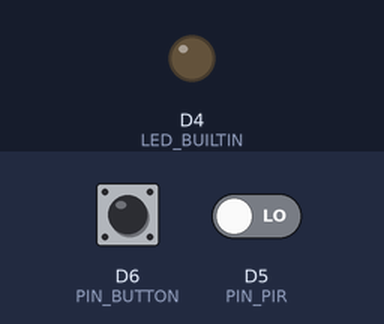
Recording of a program running on a simulated ESP8266 (Wemos D1 mini). On the bench: output pins drawn as LEDs (lit = HIGH, except the on-board LED, lit = LOW). Dashed ring = blinking. The inputs (shaded band) are chosen by the test bench; at power-on: D5 (PIN_PIR) LOW, D6 (PIN_BUTTON) HIGH.

Above: at 1.2 s.
1.3 s: D5 (PIN_PIR) driven HIGH
At 4.2 s:
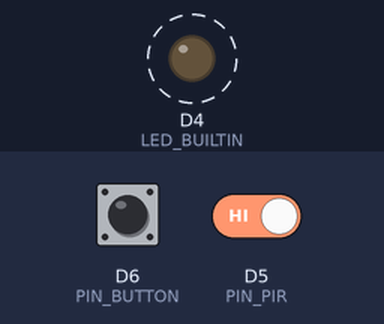
4.3 s: D6 (PIN_BUTTON) pulled LOW for 0.15 s
At 5.1 s:
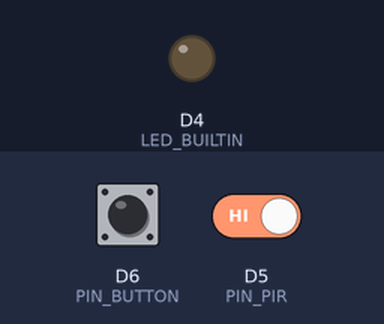
5.9 s: D6 (PIN_BUTTON) pulled LOW for 1 s
At 9.8 s:
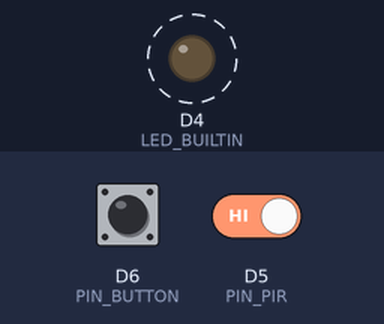
9.9 s: D6 (PIN_BUTTON) pulled LOW for 3.2 s
At 10.4 s:
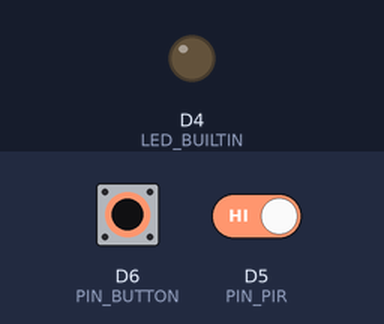
Timing chart, 0 to 12.9 s (numbered marks = the images above; inputs shaded):
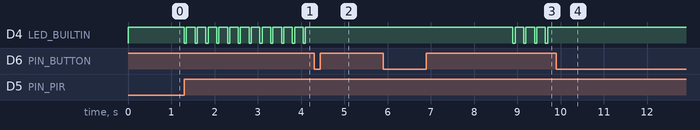

Measured:
- after the input at 1.3 s, D4 (LED_BUILTIN): alternates HIGH for 0.20 s and LOW for 0.05 s, starting at once
- after the input at 4.3 s, D4 (LED_BUILTIN): stops changing and stays HIGH
- after the input at 5.9 s, D4 (LED_BUILTIN): alternates HIGH for 0.20 s and LOW for 0.05 s, starting after 3.0 s
- after the input at 9.9 s, D4 (LED_BUILTIN): stops changing and stays HIGH

The program:

main.cpp
```cpp
// COMP-10184 – Mohawk College
// IoT Project #1 - Alarm System
//
// ------------------------------------------------
// I have completed stage 5 of the requirements.
// ------------------------------------------------
// Demonstrates a real-world application for an IoT device which acts as a motion sensor alarm.
// When motion is detected, the alarm goes into a countdown mode for 10 seconds and if the
// button is pressed within that time the alarm is disabled, otherwise the alarm will activate.
// After disabling, the button can be pressed once again to re-enable the alarm after a short delay.
//
// @author  Robert Zaranek
// @id      001161598
//
// I, Robert Zaranek, 001161598 certify that this material is my original work.
// No other person's work has been used without due acknowledgement.

#include <Arduino.h>

// digital input pin definitions
#define PIN_PIR D5
#define PIN_BUTTON D6

// Flipped boolean for use with IO devices for better readability
#define ACTIVATED false

// The amount of quarter seconds in 10 seconds (4*10)
#define TEN_SECONDS_FOUR_BLINKS_PER_SECOND 40

// Grace period before starting PIR sensor again
#define BUTTON_DELAY 3000

// The amount of ms the light is on during a blink interval
#define LIGHT_ON_DELAY 50

// The amount of ms the light is off during a blink interval
#define LIGHT_OFF_DELAY 200

// define all possible alarm states.
#define ALARM_DISABLED 0
#define ALARM_ENABLE 1
#define ALARM_COUNTDOWN 2
#define ALARM_ACTIVE 3


// An int value representing the current state of the alarm application
int iAlarmState = ALARM_ENABLE;

// Flag for activating the button only once after it is pressed
bool bIsButtonPressed = false;

// Flag to activate console logging
bool bDebugMode = false;

// *************************************************************
/// @brief Toggles the alarm state between enabled and disabled after the button is pressed.
/// @param bButton The state of the button input
void toggleAlarmStateWithButton(bool bButton) {
  if (bButton == ACTIVATED && !bIsButtonPressed) {
    bIsButtonPressed = true;
    if (iAlarmState == ALARM_ENABLE) {
      iAlarmState = ALARM_DISABLED;
      if (bDebugMode) Serial.println("Alarm Disabled(2)!");
    } else if (iAlarmState == ALARM_DISABLED) {
      iAlarmState = ALARM_ENABLE;
      if (bDebugMode) Serial.println("Alarm Enabled!");
      delay(BUTTON_DELAY);
    }
  } else if (bButton != ACTIVATED) {
    bIsButtonPressed = false;
  }
}

/// @brief Begins the alarm countdown while allowing for the button to be pressed to disable the alarm.
void alarmCountdown() {
  bIsButtonPressed = false;
  iAlarmState = ALARM_COUNTDOWN;
  if (bDebugMode) Serial.println("Countdown Started!");

  for (int i = 0; i < TEN_SECONDS_FOUR_BLINKS_PER_SECOND; i++) {
    bool bButton = digitalRead(PIN_BUTTON);
    if (bDebugMode) Serial.println(bButton);
    if (bButton == ACTIVATED) {
      bIsButtonPressed = true;
      break;
    }

    digitalWrite(LED_BUILTIN, ACTIVATED);
    delay(LIGHT_ON_DELAY);
    digitalWrite(LED_BUILTIN, !ACTIVATED);
    delay(LIGHT_OFF_DELAY);
  }

  if (bIsButtonPressed) {
    iAlarmState = ALARM_DISABLED;
    if (bDebugMode) Serial.println("Alarm Disabled(1)!");
  } else {
    iAlarmState = ALARM_ACTIVE;
    if (bDebugMode) Serial.println("Alarm Active!");
  }
}

// *************************************************************
void setup() {
  // configure the USB serial monitor
  Serial.begin(115200);
  // configure the LED output
  pinMode(LED_BUILTIN, OUTPUT);
  // PIR sensor is an INPUT
  pinMode(PIN_PIR, INPUT);
  // Button is an INPUT
  pinMode(PIN_BUTTON, INPUT_PULLUP);
}

// *************************************************************
void loop() {
  // The current state of the PIR sensor
  bool bPIR;
  // The current state of the button
  bool bButton;
  bPIR = digitalRead(PIN_PIR);
  bButton = digitalRead(PIN_BUTTON);

  switch (iAlarmState)
  {
  case ALARM_ACTIVE:
      digitalWrite(LED_BUILTIN, ACTIVATED);
    break;

  default:
      digitalWrite(LED_BUILTIN, !ACTIVATED);
      toggleAlarmStateWithButton(bButton);

      if (bPIR && iAlarmState == ALARM_ENABLE) {
        alarmCountdown();
      }
    break;
  }
}
```
